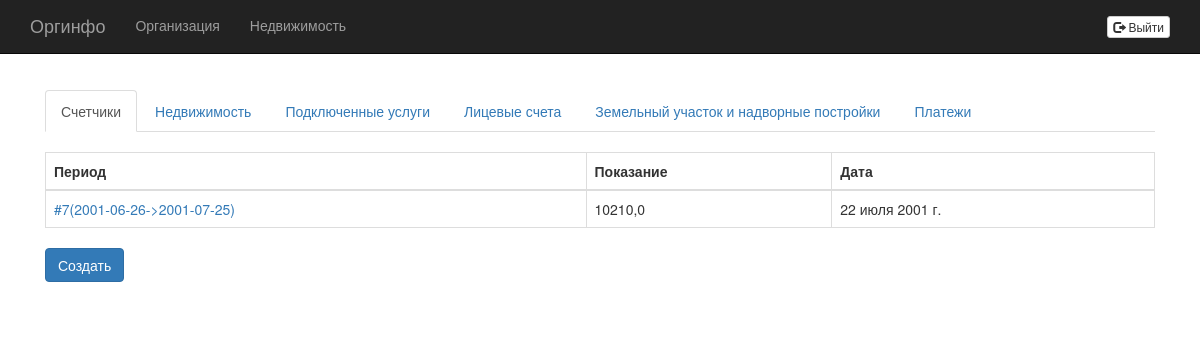
/real_estates/5/readings/, run on the app's committed database.
### accounting/models.py (models this page shows, shortened)
class ColdWaterReading(models.Model):
    period = models.ForeignKey(Period)
    value = models.FloatField()
    real_estate = models.ForeignKey(RealEstate)
    date = models.DateField()

class Period(models.Model):
    serial_number = models.IntegerField()
    start = models.DateField()
    end = models.DateField()
    def __str__(self):
        return "#%s(%s->%s)" % (str(self.serial_number), str(self.start), str(self.end))

### accounting/views.py (the view)
# urls.py: url(r'^real_estates/(?P<real_estate_id>\d+)/readings/$', views.ColdWaterReadings.as_view(), name='readings'),
class ColdWaterReadings(ListView):
    model = ColdWaterReading
    template_name = 'accounting/cold_water_readings.html'
    context_object_name = 'readings'
    def get_queryset(self):
        return ColdWaterReading.objects.filter(real_estate=self.kwargs['real_estate_id']);
    def get_context_data(self, **kwargs):
        context = super(ColdWaterReadings, self).get_context_data(**kwargs)
        context['real_estate_id'] = self.kwargs['real_estate_id']
        return context

### accounting/templates/accounting/cold_water_readings.html
{% extends "accounting/real-estate-menu-item.html" %}
{% block real_estate_tab_content %}
{% if readings %}
    <table class="table table-bordered">
        <thead>
            <tr>
                <th>Период</th>
                <th>Показание</th>
                <th>Дата</th>
            </tr>
        </thead>
        <tbody>
        {% for reading in readings %}
            <tr>
                <td><a href="{% url "accounting:update_reading" real_estate_id reading.id %}">{{ reading.period }}</a></td>
                <td>{{ reading.value }}</td>
                <td>{{ reading.date }}</td>
            </tr>
        {% endfor %}
        </tbody>
    </table>
{% else %}
    <p>Показания не внесены.</p>
{% endif %}
    <a class="btn btn-primary btn-default" role="button" href="{% url "accounting:create_reading" real_estate_id %}">Создать</a>
{% endblock %}

### orginfo/templates/starter-template.html (style rules this page uses)
body { padding-top: 50px; }

### data on the page
ColdWaterReading: period "#7(2001-06-26->2001-07-25)", value "10210,0", date "22 июля 2001 г."
